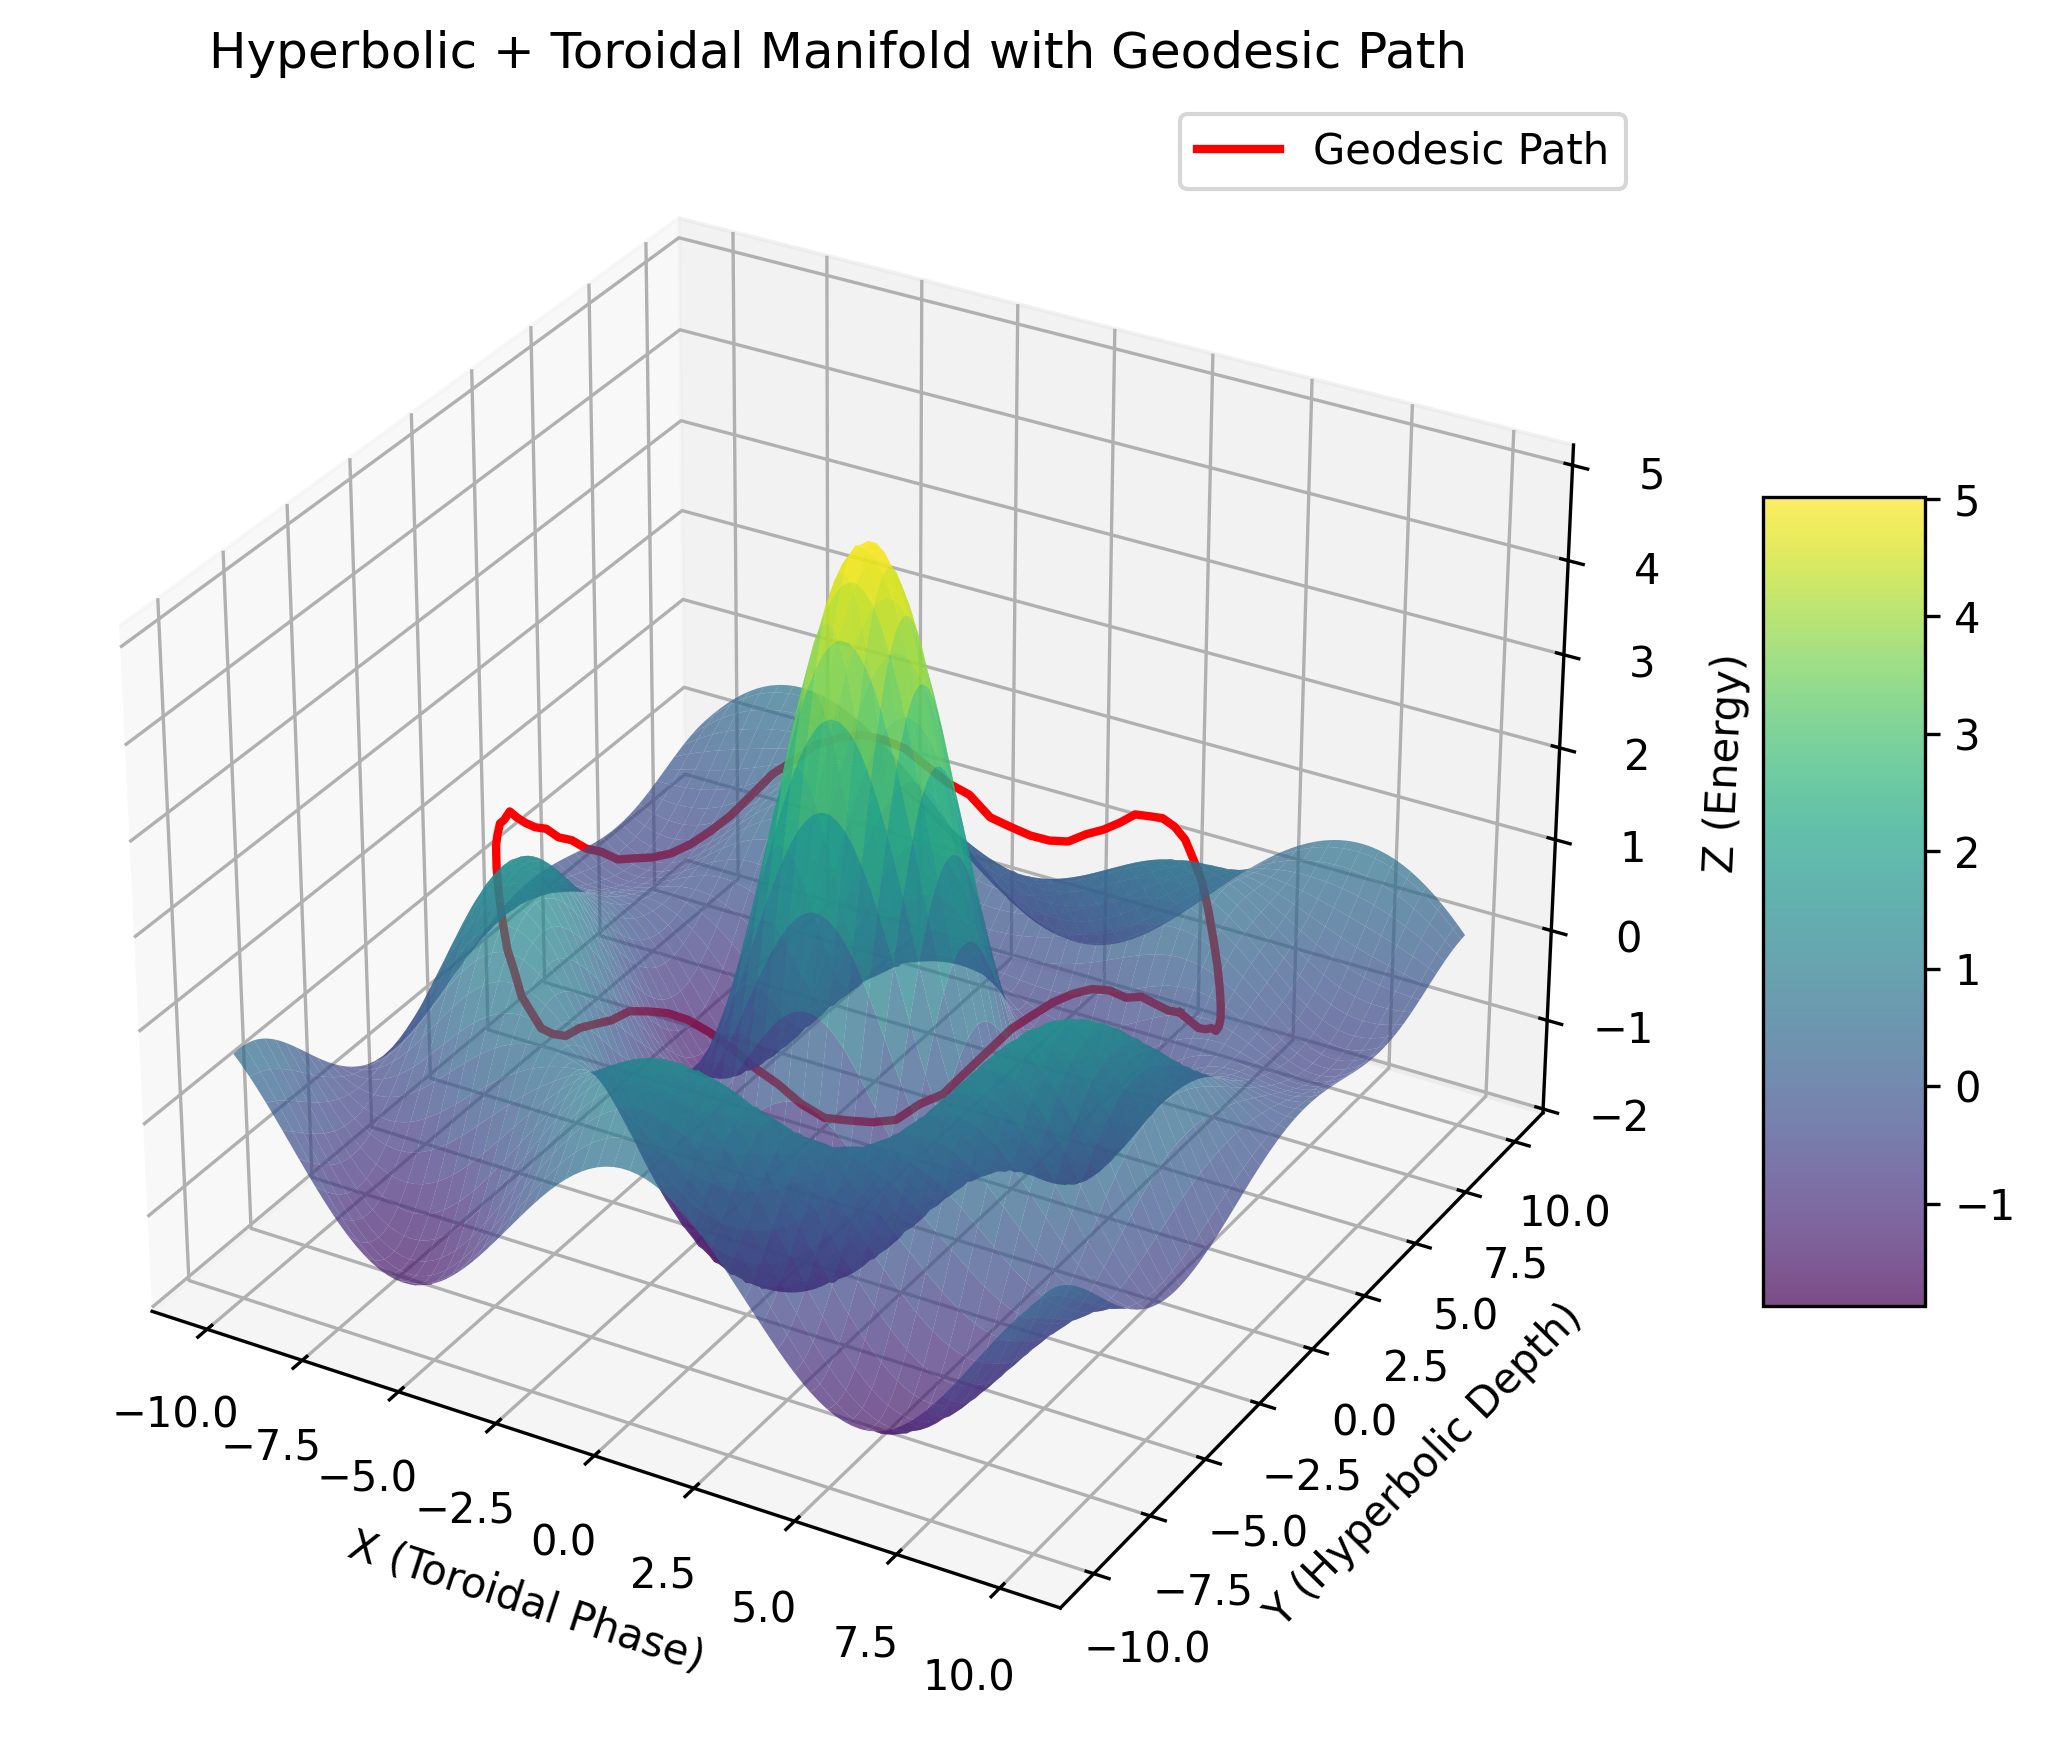

This chart was generated by the following Python code:
import numpy as np
import matplotlib.pyplot as plt
from mpl_toolkits.mplot3d import Axes3D

# Define grid for hyperbolic + toroidal manifold simulation
x = np.linspace(-10, 10, 100)  # Periodicity (toroidal phase)
y = np.linspace(-10, 10, 100)  # Hierarchy (hyperbolic depth)
X, Y = np.meshgrid(x, y)

# Surface: Simple saddle for hyperbolic, with wave for resonance
Z = np.sin(np.sqrt(X**2 + Y**2)) / np.sqrt(X**2 + Y**2 + 1e-5) * 5 + np.cos(X / 2) * np.sin(Y / 2)

# Geodesic path: Curved trajectory from high to low energy
t = np.linspace(0, np.pi * 2, 100)
path_x = 8 * np.cos(t)
path_y = 8 * np.sin(t)
path_z = Z[np.argmin(np.abs(Y[:,0] - path_y[:,None]), axis=1), np.argmin(np.abs(X[0,:] - path_x[:,None]), axis=1)] + 0.5  # Offset for visibility

# Plot
fig = plt.figure(figsize=(10, 7))
ax = fig.add_subplot(111, projection='3d')

# Plot the manifold surface
surf = ax.plot_surface(X, Y, Z, cmap='viridis', alpha=0.7, edgecolor='none')

# Plot the geodesic path
ax.plot(path_x, path_y, path_z, color='red', linewidth=2, label='Geodesic Path')

# Labels and title
ax.set_xlabel('X (Toroidal Phase)')
ax.set_ylabel('Y (Hyperbolic Depth)')
ax.set_zlabel('Z (Energy)')
ax.set_title('Hyperbolic + Toroidal Manifold with Geodesic Path')
ax.legend()

# Add colorbar
fig.colorbar(surf, shrink=0.5, aspect=5)

# Save the figure
plt.savefig('/home/user/nanochat-live/manifold_visualization.png', dpi=300, bbox_inches='tight')
print("Graph saved as 'manifold_visualization.png'")

# Close the plot to free memory
plt.close()
